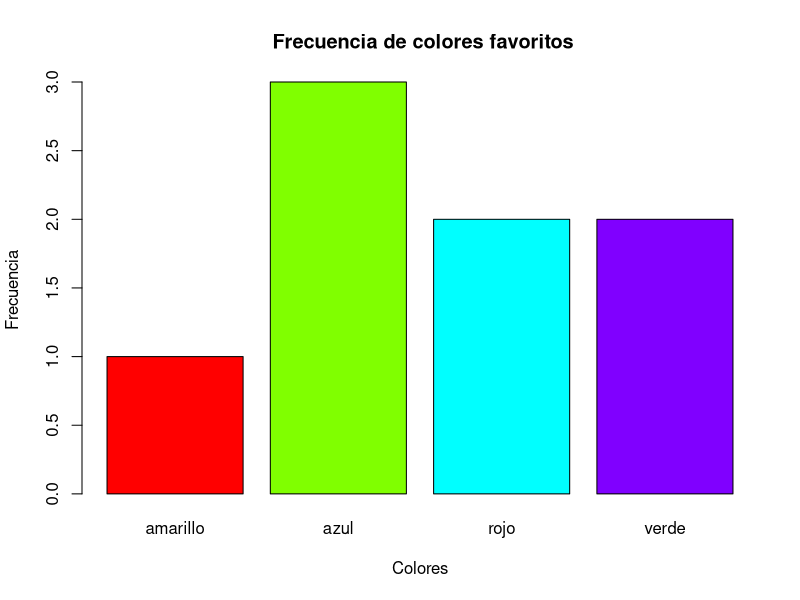
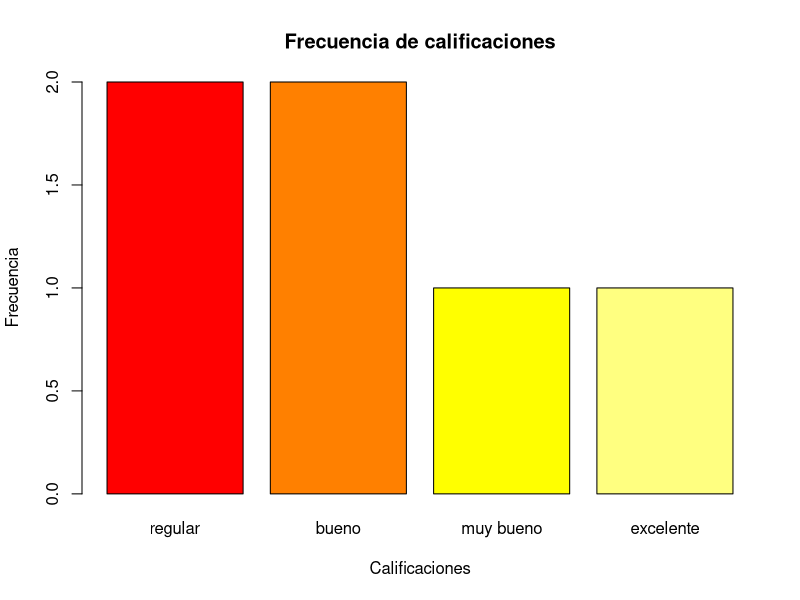
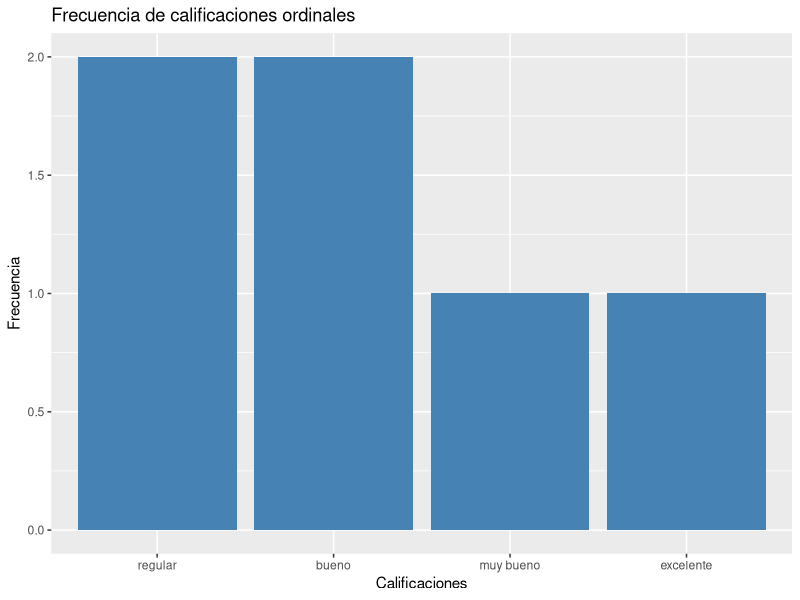
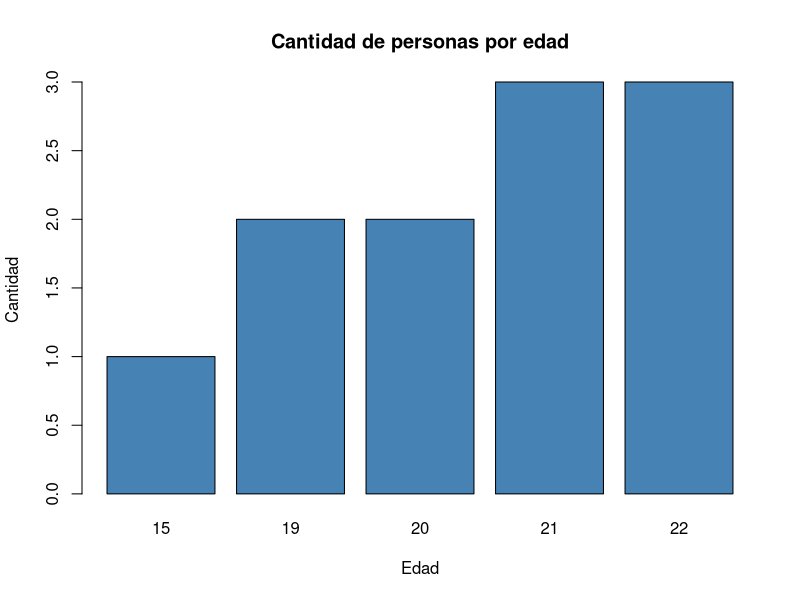

Recreate these plots in R, in order. (Note: this script raises an error after producing the figures.)
# Datos nominales: colores favoritos

colores <- factor(c("rojo", "azul", "verde", "azul", "rojo", "verde", "amarillo","azul"))
# Datos ordinales: calificaciones con orden establecido
calificaciones <- factor(c("bueno", "excelente", "regular", "muy bueno", "bueno", "regular"),
                         levels = c("regular", "bueno", "muy bueno", "excelente"),
                         ordered = TRUE)
# Tabla de frecuencias nominales
tabla_colores <- table(colores)
print(tabla_colores)
# Tabla de frecuencias ordinales
tabla_calificaciones <- table(calificaciones)
print(tabla_calificaciones)
# Gráfico de barras para datos nominales
barplot(tabla_colores, main = " Frecuencia de colores favoritos", col = 
        rainbow(length(tabla_colores)),
        ylab = "Frecuencia", xlab = "Colores")
# Gráfico de barras para datos ordinales
barplot(tabla_calificaciones, main = "Frecuencia de calificaciones",
        col = heat.colors(length(tabla_calificaciones)),
        ylab = " Frecuencia", xlab = "Calificaciones")
# Gráfico de barras ordenado para ordinales (por orden definido)
library(ggplot2)
df_calificaciones <- data.frame(calificaciones)
ggplot(df_calificaciones, aes(x = calificaciones)) +
  geom_bar(fill = "steelblue") +
  ggtitle("Frecuencia de calificaciones ordinales") +
  xlab("Calificaciones") + ylab("Frecuencia")




#ejercicio en clases
edades <- c(22,21,19,15,21,22,20,22,21,20,19)
sexo <- c("M","M","F","M","M","F","M","F","M","M","F")

datos <- data.frame(edades, sexo)
print(datos)

tabla_edades <- table(datos$edades)

barplot(tabla_edades,
        main = "Cantidad de personas por edad",
        xlab = "Edad",
        ylab = "Cantidad",
        col = "steelblue")

tabla_sexo_edades <- table(datos$edades, datos$sexo)

barplot(datos$edades,datos$sexo,main="personas por edad y sexo")

barplot(tabla_sexo_edades,
        main = "Cantidad de personas por edad y sexo",
        xlab = "Edad",
        ylab = "Cantidad",
        col = c("skyblue","pink"),
        legend = rownames(tabla_sexo_edades),
        beside = TRUE)



# ejercicio 2
# Cargar libreria ggplot2 para graficos avanzados
library(ggplot2)
#Datos cuantitativos discretos: numero de hijos por familia
hijos <- c(1,2,0,3,2,1,4,0,1,2)
#Datos cuantitativos continuos estaturas en cm
estaturas <- c(170.5,165.2,180.3,175.0,169.8,173.4,182.1,160.0,177.8)
#Visualizacion para datos discretos
#Tabla de frecuencias
tabla_hijos <- table(hijos)
print(tabla_hijos)
#Grafico de barras para datos discretos
barplot(tabla_hijos,
        xlab = "Numero de hijos",
        ylab = "Frecuencia",
        col = "lightblue")

# Usando ggplo2 para barras (discretos)
df_hijos <- data.frame(hijos = factor(hijos))
ggplot(df_hijos, aes(x = hijos)) +
         geom_bar(fill = "skyblue") +
         ggtitle("Frecuencia de numeros de hijos") +
         xlab("Numero de hijos") +
         ylab("Conteo")
#Visualizacion para datos continuos
#historama
hist(estaturas,
     main = "Histograma de estaturas",
     xlab = "Estaturas (cm)",
     col = "lightgreen",
     border = "black",
     breaks = 5)

#BoxPlot para datos continuos
boxplot(estaturas,
        main = "Diagrama de caja de estaturas",
        ylab = "Estatura(cm)",
        col = "lightgreen")


# ejercicio 3
sexo <- c("home","hombre","hombre","hombre","mujer","mjuer","mujer","mujer")
edad <- 21:30
id <- 1:10
# crear una base de datos
bd1 <- data.frame(id,edad,sexo)
bd1 <- data.frame(identify=id,edades=edad,sexos=sexo)
#promedio y desv standard (medidad de dispersion)
mean(bd1$edades)
sd(bd1$edades) 
# importando datos
library("dplyr")
install.packages("rstatix")
library("rstatix")
install.packages("ggpubr")
library("ggpubr")
